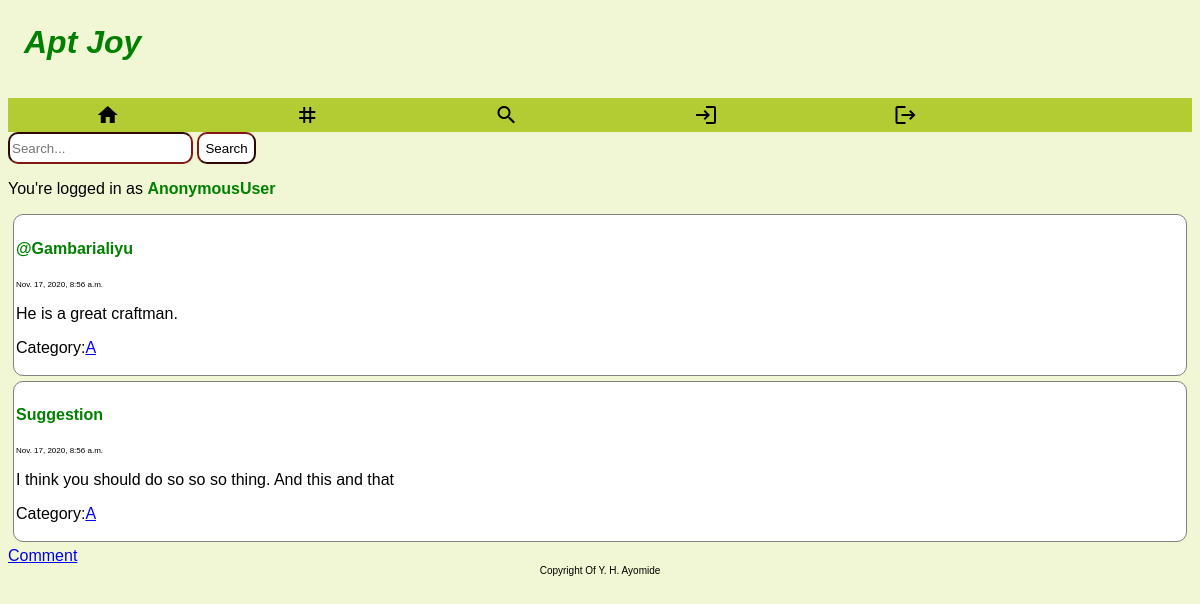
Screenshot of /tags/b/ with the database file from the repository.
### dup10/models.py (models this page shows, shortened)
class Flower(models.Model):
    title = models.CharField(max_length=255, default= "")
    description = models.TextField(default='')
    slug = models.SlugField(blank=True, default='')
    category = models.ForeignKey(Category, null=True, on_delete=models.PROTECT)
    tags = models.ManyToManyField(Tag)
    added = models.DateTimeField(default= dt.datetime.now())
    comments = models.ManyToManyField(Comments)

class Category(models.Model):
    title = models.CharField(max_length=255, default='')
    def __str__(self):
        return self.title

### dup10/views.py (the view)
# urls.py: path('tags/<slug:slug>/', myapp_views.tags, name='tags'),
def tags(request, slug=None):
    flowers = Flower.objects.filter(tags__slug=slug)
    return render(request, 'dup10/index.html', {'flowers':flowers })

### dup10/templates/dup10/index.html (shortened to what this page needs)
{% extends 'base/base.html' %}
{% load static %}
{% block content %}
<div class="card-columns">
{% for flower in flowers %}
    <div class="card">
        <div class="card-body">
            <h5 class="card-title"><a href = "{% url 'detail' flower.slug %}">{{ flower.title }}</a></h5> <p class="datetime">{{flower.added}}</p>
            <p class="card-text">{{ flower.description | truncatechars:100 }}</p>
            <p>Category:<a href="#" class="card-link">{{ flower.category }}</a> </p>
       </div>
    </div>
{% endfor %}
<a href="flowe/create/">Comment</a>
</div>
{% endblock %}

### base/static/base/css/site.css (style rules this page uses)
body { padding-top: none; background-color: hsl(70,70%,90%); font-family:sans-serif; }
h5 a { text-decoration:none; color:green; font-style:sans-serif; font-size:1rem; }
.card-body { box-sizing:border-box; border-radius:5px; }
.card { background-color:white; border:1px solid gray; border-radius:10px; margin:5px; padding:2px; }
.datetime { font-size: 0.5rem; }

### rows the page displays
Flower: title "@Gambarialiyu", added "Nov. 17, 2020, 8:56 a.m.", description "He is a great craftman.", category "A"
Flower: title "Suggestion", added "Nov. 17, 2020, 8:56 a.m.", description "I think you should do so so so thing. And this and that", category "A"

### other values shown
{{ user }} "AnonymousUser"
